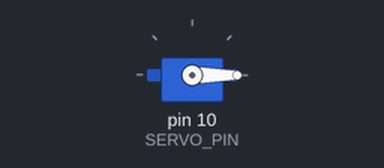
Simulated run of this sketch. Board: Arduino Uno, built with avr-gcc and run on an emulated ATmega328P. Parts: servo.

Above: at 0.05 s.
At 1.5 s:
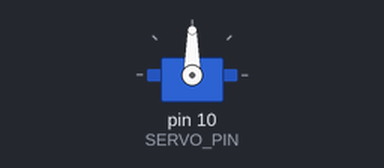
At 3.0 s:
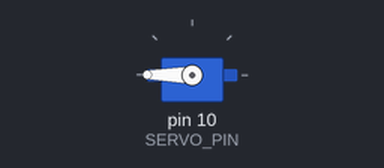
Timing chart, 0 to 6.9 s (numbered marks = the images above):
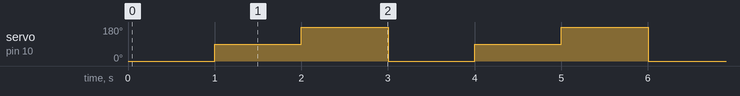

The sketch:

servo_feedback.ino
```cpp
#include <Servo.h>

const int SERVO_PIN = 10;
Servo feedbackServo;

void setup() {
  feedbackServo.attach(SERVO_PIN);
}

void loop() {
  feedbackServo.write(0);
  delay(1000);
  feedbackServo.write(90);
  delay(1000);
  feedbackServo.write(180);
  delay(1000);
}
```

Measured:
- by itself, servo on pin 10 (SERVO_PIN): repeats every 3.0 s: 180° 1.0 s, 0° 1.0 s, 90° 1.0 s
